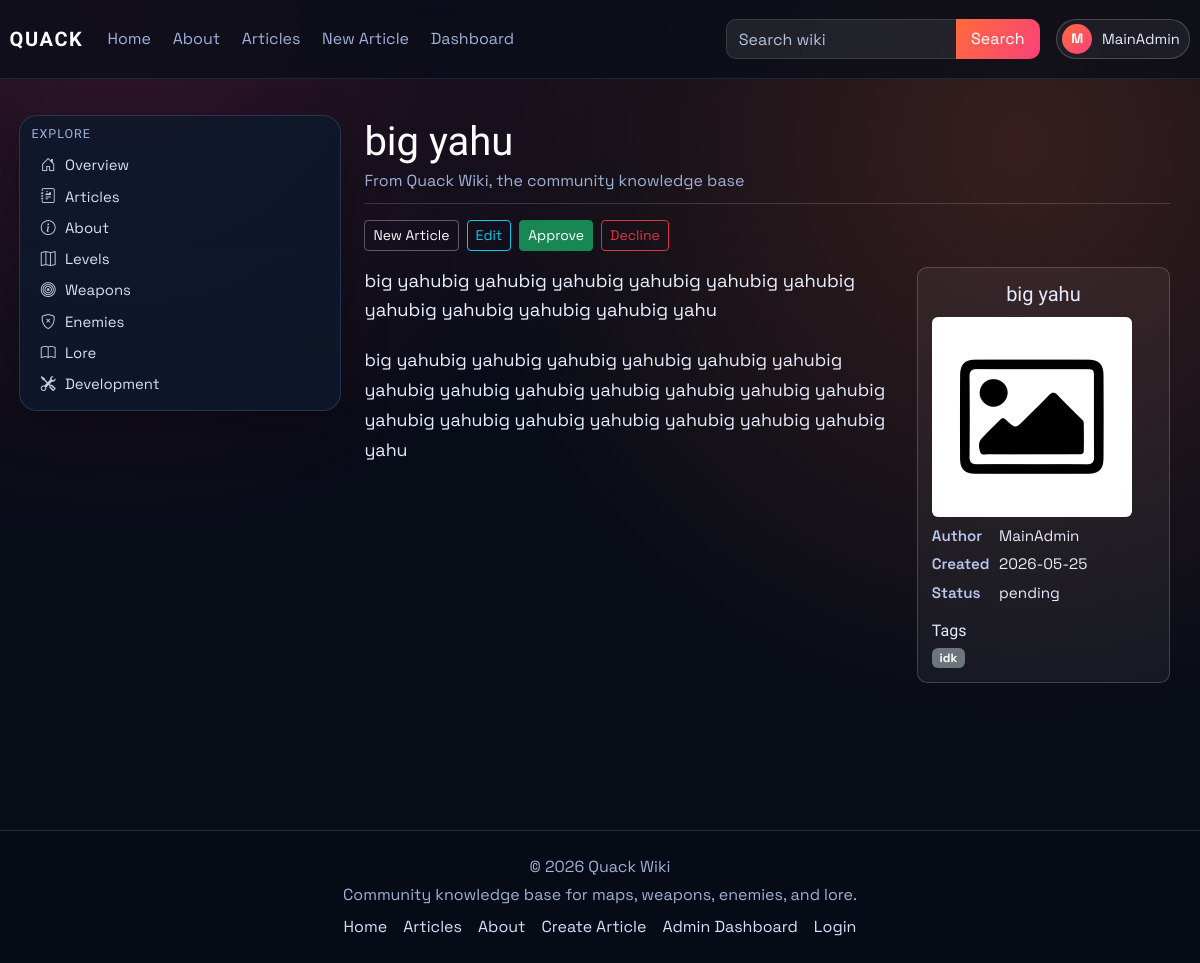
Page /article/big yahu (signed in) on the earlier database version.
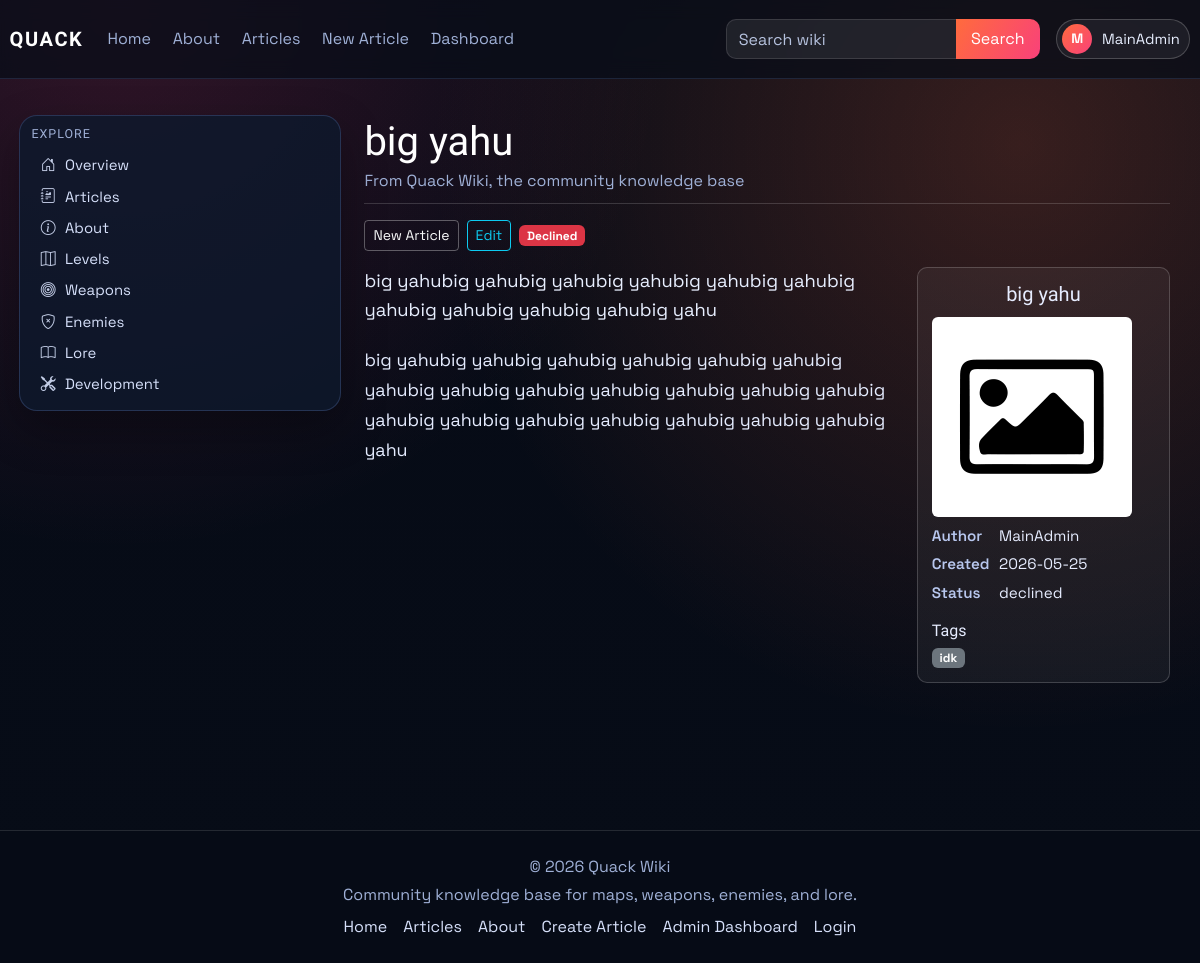
Same page on the later database version.
### models.py (models this page shows, shortened)
class User(db.Model, UserMixin):
    id = db.Column(db.Integer, primary_key=True)
    username = db.Column(db.String(120), unique=True, nullable=False)
    email = db.Column(db.String(120), unique=True, nullable=False)
    password_hash = db.Column(db.String(128), nullable=False)
    created_at = db.Column(db.DateTime, default=datetime.utcnow)
    role = db.Column(db.String(30), default='user')
    is_archived = db.Column(db.Boolean, default=False, nullable=False)
    archived_at = db.Column(db.DateTime, nullable=True)

class Article(db.Model):
    id = db.Column(db.Integer, primary_key=True)
    title = db.Column(db.String(120), unique=True, nullable=False)
    author = db.Column(db.String(120), nullable=False)
    created_at = db.Column(db.DateTime, default=datetime.utcnow)
    image_url = db.Column(db.String(120), default='default.png')
    summary = db.Column(db.Text)
    content = db.Column(db.Text, nullable=False)
    infobox_data = db.Column(db.Text, nullable=True)
    tags = db.Column(db.JSON, default=list)
    status = db.Column(db.String(20), default='pending', nullable=False)
    approved_by = db.Column(db.String(120), nullable=True)
    approved_at = db.Column(db.DateTime, nullable=True)
    is_archived = db.Column(db.Boolean, default=False, nullable=False)
    archived_at = db.Column(db.DateTime, nullable=True)

### main.py (the view)
@app.route('/article/<article_title>')
def article(article_title):
    if article_title.strip().lower() == 'about-us':
        return redirect(url_for('about'))
    article_obj = Article.query.filter_by(title=article_title, is_archived=False).first_or_404()
    return render_article_page(article_obj)

### main.py (called while the page is built, shortened)
@login_manager.user_loader
def load_user(user_id):
    return User.query.get(int(user_id))

def _inline_markdown(text: str) -> str:
    text = re.sub(r'`([^`]+)`', r'<code>\1</code>', text)
    text = re.sub(r'\*\*([^*]+)\*\*', r'<strong>\1</strong>', text)
    text = re.sub(r'\*([^*]+)\*', r'<em>\1</em>', text)
    text = re.sub(r'\[([^\]]+)\]\((https?://[^\s)]+)\)', r'<a href="\2" target="_blank" rel="noopener noreferrer">\1</a>', text)
    return text

def article_public_url(article_obj: Article) -> str:
    if article_obj.title.strip().lower() == 'about-us':
        return url_for('about')
    return url_for('article', article_title=article_obj.title)

def can_edit_article(article_obj: Article) -> bool:
    if not current_user.is_authenticated:
        return False
    if current_user.role in ['admin', 'writer']:
        return True
    return False

def parse_infobox_data(raw_data: str):
    rows = []
    return rows

def render_article_page(article_obj: Article):
    rendered_content = render_simple_markdown(article_obj.content)
    infobox_rows = parse_infobox_data(article_obj.infobox_data)
    if not infobox_rows:
        infobox_rows = [
            ('Author', article_obj.author or 'Unknown'),
            ('Created', article_obj.created_at.strftime('%Y-%m-%d') if article_obj.created_at else 'Unknown'),
            ('Status', article_obj.status),
        ]
    return render_template(
        'article.html',
        article=article_obj,
        random_article=None,
        rendered_content=rendered_content,
        infobox_rows=infobox_rows,
        article_link=article_public_url(article_obj),
        can_edit=can_edit_article(article_obj),
    )

### templates/article.html (shortened to what this page needs)
{% extends "_base.html" %}
{% block content %}
<div class="container-fluid px-0 article-wiki">
    <header class="article-header mb-3">
        <h1 class="article-title">{{ article.title or "Untitled" }}</h1>
        <p class="article-meta mb-0">From Quack Wiki, the community knowledge base</p>
    </header>
    <div class="article-toolbar d-flex gap-2 mb-3 flex-wrap">
        {% if article.title|lower != 'about-us' %}
        <a href="{{ url_for('create_article') }}" class="btn btn-outline-light btn-sm">New Article</a>
        {% endif %}
        {% if can_edit %}
        <a href="{{ url_for('edit_article', article_id=article.id) }}" class="btn btn-outline-info btn-sm">Edit</a>
        {% endif %}
        {% if current_user.is_authenticated and current_user.role in ['admin'] %}
            {% if article.status == 'approved' %}
            <span class="badge bg-success align-self-center">Approved</span>
            {% elif article.status == 'declined' %}
            <span class="badge bg-danger align-self-center">Declined</span>
            {% else %}
            <form method="POST" action="{{ url_for('approve', article_id=article.id) }}">
                <button class="btn btn-success btn-sm">Approve</button>
            </form>
            <form method="POST" action="{{ url_for('decline', article_id=article.id) }}">
                <button class="btn btn-outline-danger btn-sm">Decline</button>
            </form>
            {% endif %}
        {% endif %}
    </div>
    <div class="row g-4 align-items-start">
        <div class="col-xl-8">
            {% if article.summary %}
            <p class="article-lead">{{ article.summary }}</p>
            {% endif %}
            <section class="article-body">
                {{ rendered_content | safe }}
            </section>
        </div>
        <aside class="col-xl-4">
            <section class="article-infobox">
                <h5 class="infobox-title">{{ article.title }}</h5>
                {% if article.image_url %}
                <img src="{{ article.image_url }}" class="img-fluid rounded mb-2" alt="{{ article.title }} image">
                {% else %}
                <div class="image-placeholder mb-2">No image</div>
                {% endif %}
                <div class="infobox-grid">
                    {% for label, value in infobox_rows %}
                    <div class="infobox-label">{{ label }}</div>
                    <div>{{ value }}</div>
                    {% endfor %}
                </div>
                {% if article.tags %}
                <h6 class="mt-3 mb-2">Tags</h6>
                <div class="d-flex gap-2 flex-wrap">
                    {% for tag in article.tags %}
                    <span class="badge bg-secondary">{{ tag }}</span>
                    {% endfor %}
                </div>
                {% endif %}
            </section>
        </aside>
    </div>
</div>
{% endblock %}

### templates/_base.html (shortened to what this page needs)
<!doctype html>
<html lang="en">
<head>
    <link href="https://cdn.jsdelivr.net/npm/bootstrap@5.3.3/dist/css/bootstrap.min.css" rel="stylesheet">
    <link href="https://cdn.jsdelivr.net/npm/bootstrap-icons@1.11.3/font/bootstrap-icons.min.css" rel="stylesheet">
    <link rel="stylesheet" href="{{ url_for('static', filename='css/style.css', v='20260525-1') }}">
</head>
<body>
    {% include "partials/navbar.html" %}
    <div class="layout-shell container-fluid">
        <aside class="wiki-sidebar-detached d-none d-lg-block">
            {% include "partials/sidebar.html" %}
        </aside>
        <main class="page-content page-content-with-sidebar">
            {% block content %}{% endblock %}
        </main>
        <div class="layout-footer-spacer d-none d-lg-block" aria-hidden="true"></div>
    </div>
    {% include "partials/footer.html" %}
</body>
</html>

### templates/partials/navbar.html (shortened to what this page needs)
﻿<nav class="navbar navbar-expand-lg main-nav">
    <div class="container-fluid nav-wrap">
        <a class="navbar-brand brand-mark" href="{{ url_for('index') }}">QUACK</a>
        <div class="collapse navbar-collapse" id="navbarNav">
            <ul class="navbar-nav me-auto nav-links">
                <li class="nav-item"><a class="nav-link" href="{{ url_for('index') }}">Home</a></li>
                <li class="nav-item"><a class="nav-link" href="{{ url_for('about') }}">About</a></li>
                <li class="nav-item"><a class="nav-link" href="{{ url_for('articles') }}">Articles</a></li>
                <li class="nav-item"><a class="nav-link" href="{{ url_for('create_article') }}">New Article</a></li>
                {% if current_user.is_authenticated and current_user.role == "admin" %}
                <li class="nav-item"><a class="nav-link" href="{{ url_for('dashboard_users') }}">Dashboard</a></li>
                {% elif current_user.is_authenticated and current_user.role == "writer" %}
                <li class="nav-item"><a class="nav-link" href="{{ url_for('dashboard_articles') }}">Articles</a></li>
                {% endif %}
            </ul>
            <ul class="navbar-nav ms-auto align-items-lg-center nav-tools">
                <li class="nav-item nav-search-wrap">
                    <form class="nav-search" method="GET" action="{{ url_for('index') }}">
                        <input class="form-control" type="search" name="q" placeholder="Search wiki">
                        <button class="btn btn-brand" type="submit">Search</button>
                    </form>
                </li>
                {% if current_user.is_authenticated %}
                <li class="nav-item dropdown ms-lg-3">
                    <a class="profile-trigger" href="#" role="button" data-bs-toggle="dropdown" aria-expanded="false">
                        <span class="profile-avatar">{{ current_user.username[0]|upper }}</span>
                        <span class="profile-name">{{ current_user.username }}</span>
                    </a>
                </li>
                {% else %}
                <li class="nav-item ms-lg-3">
                    <a class="btn btn-outline-light nav-login-btn" href="{{ url_for('login') }}">Login</a>
                </li>
                {% endif %}
            </ul>
        </div>
    </div>
</nav>

### templates/partials/sidebar.html
<nav class="wiki-sidebar">
    {% if current_user.is_authenticated and current_user.role in ['admin', 'writer'] and request.endpoint in ['dashboard_users', 'dashboard_articles'] %}
    <h6 class="sidebar-title">Dashboard</h6>
    {% if current_user.role == 'admin' %}
    <a href="{{ url_for('dashboard_users') }}"><i class="bi bi-people-fill sidebar-icon"></i>Users</a>
    {% endif %}
    <a href="{{ url_for('dashboard_articles') }}"><i class="bi bi-journal-text sidebar-icon"></i>Articles</a>
    <a href="{{ url_for('create_article') }}"><i class="bi bi-plus-square sidebar-icon"></i>Create Article</a>
    {% else %}
    <h6 class="sidebar-title">Explore</h6>
    <a href="{{ url_for('index') }}"><i class="bi bi-house-door sidebar-icon"></i>Overview</a>
    <a href="{{ url_for('articles') }}"><i class="bi bi-journal-richtext sidebar-icon"></i>Articles</a>
    <a href="{{ url_for('about') }}"><i class="bi bi-info-circle sidebar-icon"></i>About</a>
    <a href="{{ url_for('index') }}"><i class="bi bi-map sidebar-icon"></i>Levels</a>
    <a href="{{ url_for('index') }}"><i class="bi bi-bullseye sidebar-icon"></i>Weapons</a>
    <a href="{{ url_for('index') }}"><i class="bi bi-shield-x sidebar-icon"></i>Enemies</a>
    <a href="{{ url_for('index') }}"><i class="bi bi-book sidebar-icon"></i>Lore</a>
    <a href="{{ url_for('index') }}"><i class="bi bi-tools sidebar-icon"></i>Development</a>
    {% endif %}
</nav>

### templates/partials/footer.html
<footer class="site-footer">
    <div class="container-fluid">
        <div class="footer-content">
            <p class="mb-1">&copy; 2026 Quack Wiki</p>
            <p class="mb-0">Community knowledge base for maps, weapons, enemies, and lore.</p>
            <div class="footer-links">
                <a href="{{ url_for('index') }}">Home</a>
                <a href="{{ url_for('articles') }}">Articles</a>
                <a href="{{ url_for('about') }}">About</a>
                <a href="{{ url_for('create_article') }}">Create Article</a>
                {% if current_user.is_authenticated and current_user.role == 'admin' %}
                <a href="{{ url_for('dashboard_users') }}">Admin Dashboard</a>
                {% elif current_user.is_authenticated and current_user.role == 'writer' %}
                <a href="{{ url_for('dashboard_articles') }}">Articles Dashboard</a>
                {% endif %}
                <a href="{{ url_for('login') }}">Login</a>
            </div>
        </div>
    </div>
</footer>

Differences in the rows shown:
changed Article "MainAdmin": status "pending" → "declined"
Other differences:
text no longer shown: "Approve Decline"
text now shown: "Declined"
